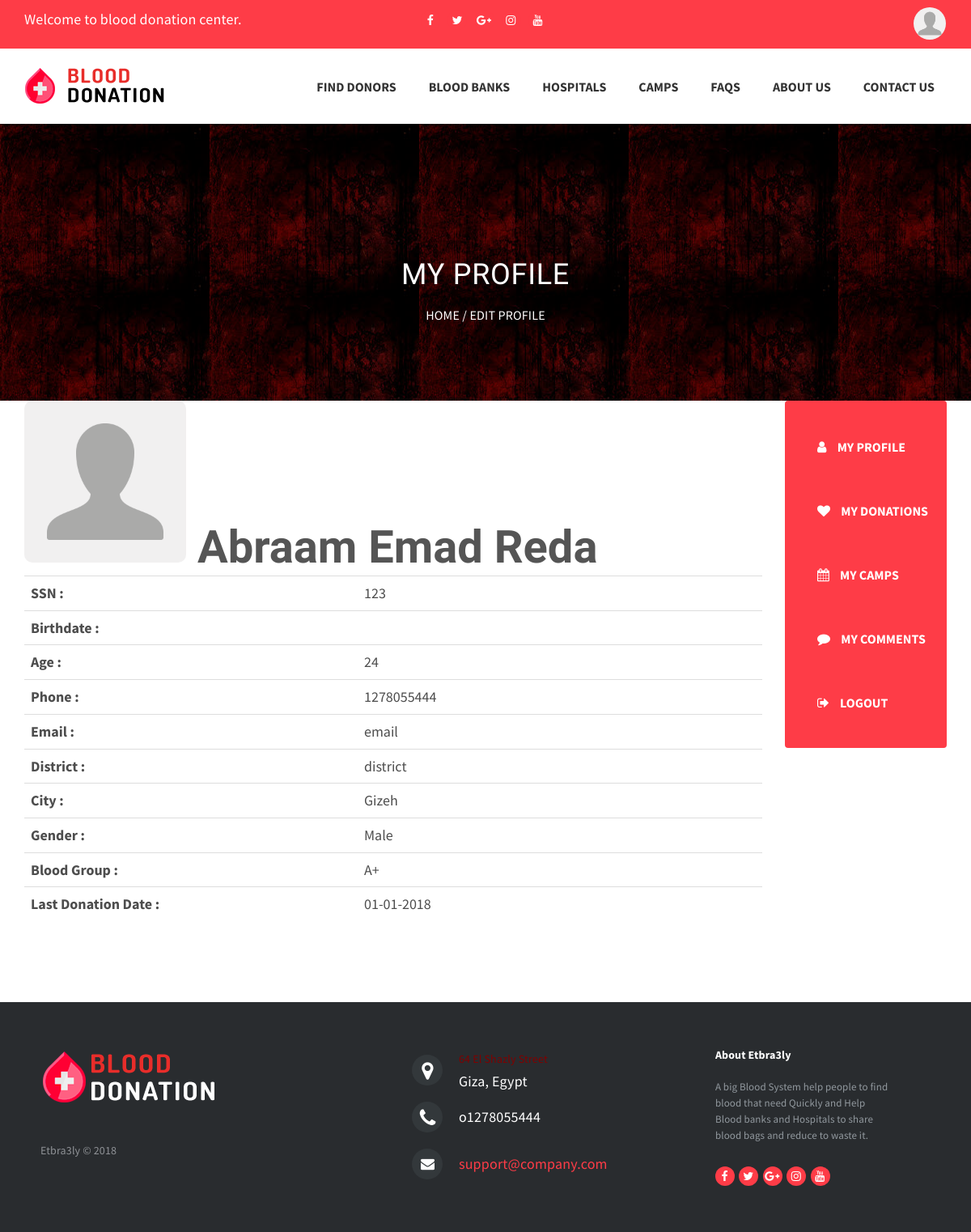
Page /APP/cpanel/DonorPages/DonorMyProfile.php (signed in) on the committed database.
### tables this page shows
CREATE TABLE `donor` (
  `donorID` int(10) NOT NULL,
  `SSN` int(20) NOT NULL,
  `firstName` varchar(15) NOT NULL,
  `middleName` varchar(15) NOT NULL,
  `lastName` varchar(15) NOT NULL,
  `dateOfBirth` varchar(20) NOT NULL,
  `gender` varchar(10) NOT NULL,
  `district` varchar(50) NOT NULL,
  `city` varchar(50) NOT NULL,
  `phoneNo` int(20) NOT NULL,
  `email` varchar(30) NOT NULL,
  `bloodGroup` varchar(10) NOT NULL,
  `photo` varchar(500) NOT NULL DEFAULT 'default_profile.jpg',
  `username` varchar(20) DEFAULT NULL,
  `password` varchar(50) DEFAULT NULL,
  `lastDonationDate` varchar(20) DEFAULT NULL,
  `bloodBankID` int(11) DEFAULT NULL
);

### APP/lib/donor.php (called while the page is built, shortened)
<?php
require_once '../../config.php';
class Donor
{
    public static function retreiveDonorById($donorID)
    {
        global $dbh;
        $sql = $dbh->prepare("SELECT * FROM donor WHERE donorID='$donorID'");
        $sql->execute();
        $donor = $sql->fetch(PDO::FETCH_ASSOC);
        return $donor;
    }
}

### APP/cpanel/DonorPages/DonorMyProfile.php (the view, shortened to what this page needs)
<?php
    require_once 'DonorSession.php';
    require_once '../../lib/donor.php';
    $loginDonor = Donor::retreiveDonorById($_SESSION['donorID']);
?>
<link href="https://cdn.jotfor.ms/static/formCss.css?3.3.5968" rel="stylesheet" type="text/css" />
<link type="text/css" media="print" rel="stylesheet" href="https://cdn.jotfor.ms/css/printForm.css?3.3.5968" />
<link type="text/css" rel="stylesheet" href="https://cdn.jotfor.ms/css/styles/nova.css?3.3.5968" />
<link type="text/css" rel="stylesheet" href="https://cdn.jotfor.ms/themes/CSS/566a91c2977cdfcd478b4567.css?themeRevisionID=59fb4852cf3bfe589c6c6f21"/>
        <section class="page-header" data-stellar-background-ratio="1.2">
            <div class="container">
                <div class="row">
                    <div class="col-sm-12 text-center">
                        <h3>
                            My Profile
                        </h3>
                        <p class="page-breadcrumb">
                            <a href="DonorHome.php">Home</a> / <a href="DonorEditProfile.php">Edit Profile</a>
                        </p>
                    </div>
                </div>
            </div>
        </section>
            <section>
                    <div class="container">
                    <div class="left-container-donor-account">
                            <section>
                                <?php
                                    echo '<ul class="form-section page-section">
                                              <li id="cid_10" class="form-input-wide" data-type="control_head">
                                                    <div class="form-header-group ">
                                                      <div class="header-text httal htvam">
                                                            <h1 id="header_10" class="form-header" data-component="header">
                                                              <img src="../../upload/'.$loginDonor['photo'].'" width="200px" length="200px" style="border-radius: 5%;"/>  '.$loginDonor['firstName'].' '.$loginDonor['middleName'].' '.$loginDonor['lastName'].'
                                                            </h1>
                                                      </div>
                                                    </div>
                                              </li>
                                            </ul>
                                            <table class="table">
                                                <tbody>
                                                        <tr>
                                                            <th scope="row">SSN : </th>
                                                            <td width="500px">'.$loginDonor['SSN'].'</td>
                                                    </tr>
                                                    <tr>
                                                            <th scope="row">Birthdate : </th>
                                                            <td>'.$donor['dateOfBirth'].'</td>
                                                    </tr>
                                                    <tr>
                                                            <th scope="row">Age : </th>
                                                            <td>'.round((strtotime(date("d-m-20y"))-strtotime($loginDonor['dateOfBirth']))/(60*60*24*365)).'</td>
                                                    </tr>
                                                    <tr>
                                                            <th scope="row">Phone : </th>
                                                            <td>'.$loginDonor['phoneNo'].'</td>
                                                    </tr>
                                                    <tr>
                                                            <th scope="row">Email : </th>
                                                            <td>'.$loginDonor['email'].'</td>
                                                    </tr>
                                                    <tr>
                                                            <th scope="row">District : </th>
                                                            <td>'.$loginDonor['district'].'</td>
                                                    </tr>
                                                    <tr>
                                                            <th scope="row">City : </th>
                                                            <td>'.$loginDonor['city'].'</td>
                                                    </tr>
                                                    <tr>
                                                            <th scope="row">Gender : </th>
                                                            <td>'.$loginDonor['gender'].'</td>
                                                    </tr>
                                                    <tr>
                                                            <th scope="row">Blood Group : </th>
                                                            <td>'.$loginDonor['bloodGroup'].'</td>
                                                    </tr>
                                                    <tr>
                                                            <th scope="row">Last Donation Date : </th>
                                                            <td>'.$loginDonor['lastDonationDate'].'</td>
                                                    </tr>
                                                </tbody>
                                            </table>';
                                ?>
                            </section>
                    </div>
                </div>
        </section>

### APP/cpanel/template/css/base.css (style rules this page uses)
.footer-distributed { background-color: #292c2f; box-shadow: 0 1px 1px 0 rgba(0, 0, 0, 0.12); box-sizing: border-box; width: 100%; text-align: left; font: bold 16px sans-serif; padding: 55px 50px; margin-top: 80px; }
.footer-distributed .footer-left, .footer-distributed .footer-center, .footer-distributed .footer-right { display: inline-block; vertical-align: top; }
.footer-distributed .footer-left { width: 40%; }
.footer-distributed h3 { color: #ffffff; font: normal 36px 'Cookie', cursive; margin: 0; }
.footer-distributed .footer-company-name { color: #8f9296; font-size: 14px; font-weight: normal; margin: 0; }
.footer-distributed .footer-center { width: 35%; }
.footer-distributed .footer-center i { background-color: #33383b; color: #ffffff; font-size: 25px; width: 38px; height: 38px; border-radius: 50%; text-align: center; line-height: 42px; margin: 10px 15px; vertical-align: middle; }
.footer-distributed .footer-center i.fa-envelope { font-size: 17px; line-height: 38px; }
.footer-distributed .footer-center p { display: inline-block; color: #ffffff; vertical-align: middle; margin:0; }
.footer-distributed .footer-center p span { display:block; font-weight: normal; font-size:14px; line-height:2; }
.footer-distributed .footer-center p a { color: #5383d3; text-decoration: none;; }
.footer-distributed .footer-right { width: 20%; }
.footer-distributed .footer-company-about { line-height: 20px; color: #92999f; font-size: 13px; font-weight: normal; margin: 0; }
.footer-distributed .footer-company-about span { display: block; color: #ffffff; font-size: 14px; font-weight: bold; margin-bottom: 20px; }
.right-right-container a { float: right; color: white; margin-top: 3px; font-size: 35px; font-family: 'Dosis', sans-serif; border: 1px; border-color: #FE3C47; border-style: solid; background: #FE3C47; }
.top-bar-social { float:left; }
.left-container { width: 43%; height: 100%; float:left; margin-right:0px; padding-right:0px; }
.right-container { width: 57%; height: 100%; float:right; margin-left:0px; padding-left:0px; }
.left-right-container { width: 50%; height: 100%; float:left }
.right-right-container { width: 50%; height: 100%; float:right }
span { color:#800000; font:bold; }
.left-container-donor-account { width: 80%; height: 100%; float:left; margin-right:0px; padding-right:0px; }
.right-container-donor-account { width: 20%; height: 100%; float:right; margin-left:0px; padding-left:0px; }
.sidenav { height: auto; width: 200px; z-index: 1; top: 0; right: 0; background-color: #FE3C47; overflow-x: hidden; float: right }
.sidenav a { margin: 10px 0px; display: block; }
.sidenav a i { color: #fff; padding-right:10px }

### APP/cpanel/DonorPages/DonorMyProfile.php (style rules this page uses)
.form-radio-item label, .form-checkbox-item label, .form-grading-label, .form-header { color: false; }
.form-header-group { font-family: Lucida Grande, sans-serif; }
.form-header-group .form-header { color: #555; }

### rows in the picture
donor: photo (placeholder picture), firstName "Abraam", middleName "Emad", lastName "Reda", SSN "123", phoneNo "1278055444", email "email", district "district", city "Gizeh", gender "Male", bloodGroup "A+", lastDonationDate "01-01-2018"
